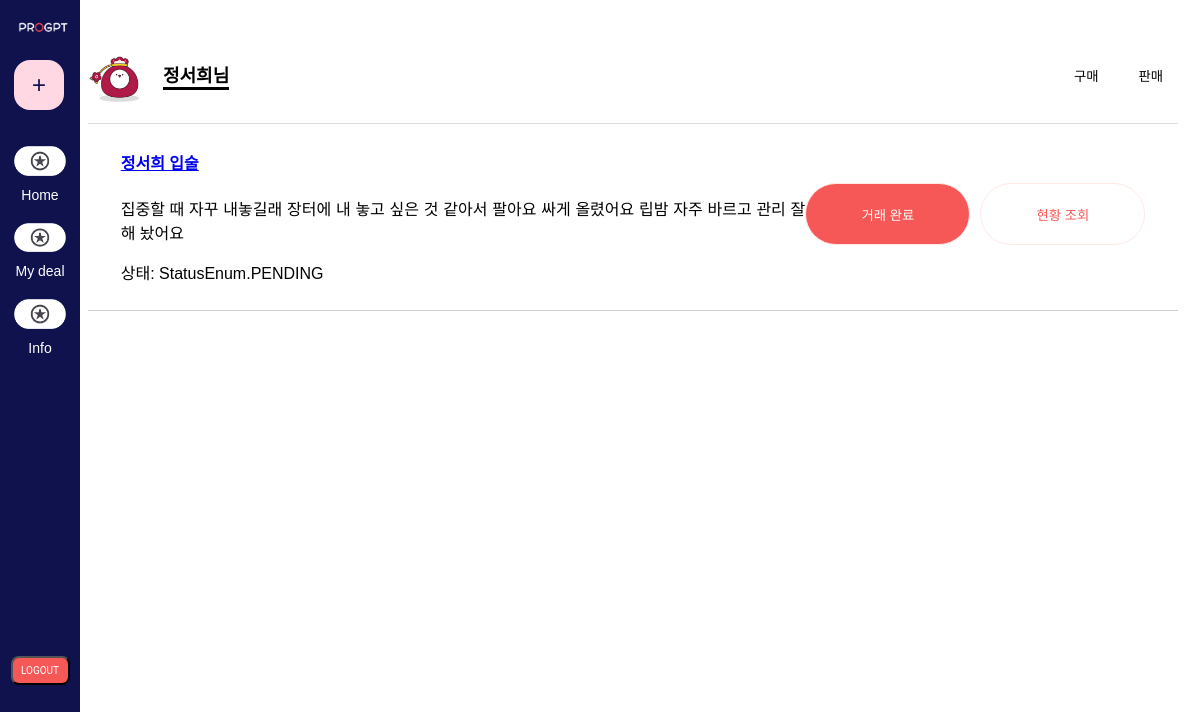
Page /mydeal_views/mydealsell (signed in) on the earlier database version.
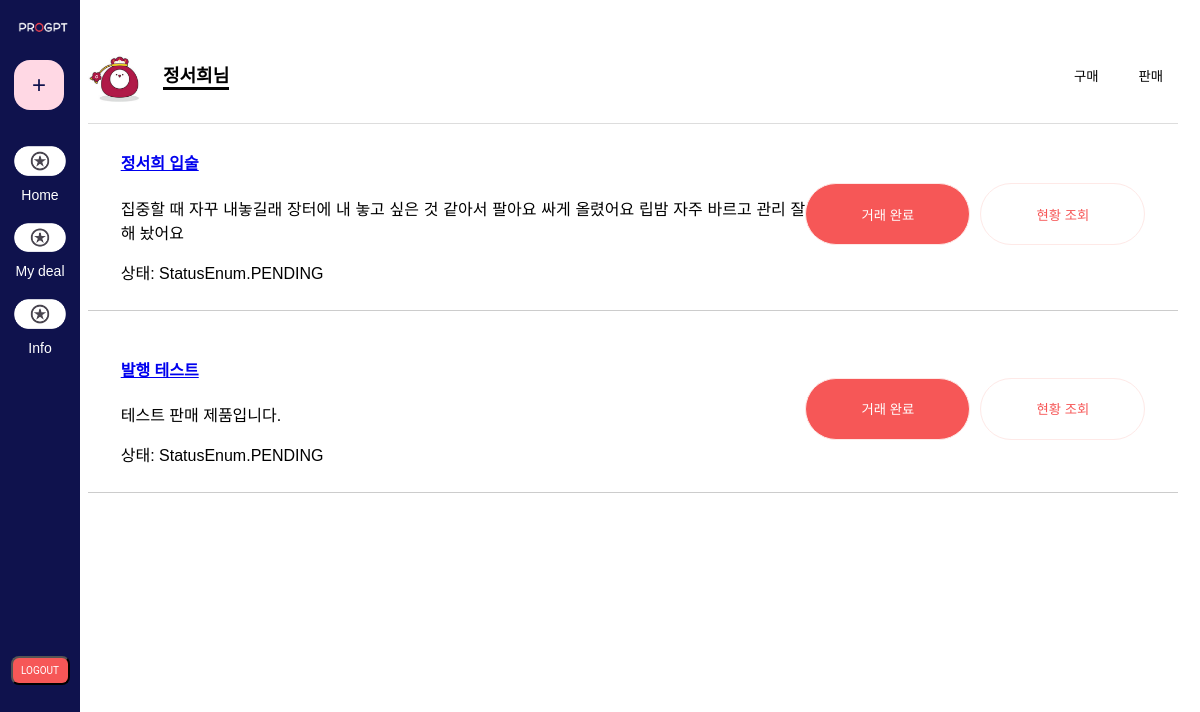
Same page on the later database version.
### app/models.py (models this page shows)
class Sell(db.Model):
    __tablename__ = 'sell'
    id = db.Column(db.Integer, primary_key=True)
    item_name = db.Column(db.String(200), nullable=False)
    description = db.Column(db.Text, nullable=False)
    status = db.Column(db.Enum(StatusEnum), nullable=False, default=StatusEnum.PENDING)  # 상태를 Enum으로 정의
    created_at = db.Column(db.DateTime, default=datetime.utcnow)
    user_id = db.Column(db.Integer, db.ForeignKey('user.id'), nullable=False)
    post_id = db.Column(db.Integer, db.ForeignKey('posts.id'), nullable=False)

### app/views/mydeal_views.py (the view)
@bp.route('/mydealsell')
def mydealsell():
    user_id = session.get('user_id')
    if not user_id:
        flash("로그인 후 이용해 주세요.")
        return redirect(url_for('auth_views.login'))
    sale_list = Sell.query.filter_by(user_id=user_id).all()
    for sale in sale_list:
        if sale.status not in ['PENDING', 'PAYMENT_COMPLETED', 'SIZE_SELECTED', 'LOCKER_ASSIGNED', 'TRANSACTION_COMPLETED']:
            sale.status = 'PENDING'
    db.session.commit()
    return render_template('front/mydealsell.html', sales=sale_list)

### app/views/auth_views.py (called while the page is built)
@bp.before_app_request
def load_logged_in_user():
    user_id = session.get('user_id')
    if user_id is None:
        g.user = None
    else:
        g.user = User.query.get(user_id)

### app/templates/front/mydealsell.html (shortened to what this page needs)
<!DOCTYPE html>
<html lang="ko">
<head>
    <link rel="stylesheet" href="{{ url_for('static', filename='mydeal.css') }}">
    <link rel="stylesheet" href="{{ url_for('static', filename='bar.css') }}">
</head>
<body>
    <div class="sidebar">
        <div class="logo">
            <img src="{{ url_for('static', filename='logo.png') }}" alt="Logo">
            <button class="plus-button" onclick="location.href='{{ url_for('write_views.write') }}'">+</button>
        </div>
        <ul class="menu">
            <li><a href="#"><span class="icon" onclick="location.href='/home'"><img src="../../static/logologo.png" style="width:52px"></span> Home</a></li>
            <li><a href="#"><span class="icon" onclick="location.href='/mydeal_views/mydealbuy'"><img src="../../static/logologo.png" style="width:52px"></span> My deal</a></li>
            <li><a href="#"><span class="icon" onclick="location.href='/information'"><img src="../../static/logologo.png" style="width:52px"></span> Info</a></li>
            <form action="{{ url_for('auth.logout') }}" method="post" style="display:inline;">
                <button type="submit" class="logout">LOGOUT</button>
            </form>
        </ul>
    </div>
    <div class="content">
        <div class="user-info">
            <div style="display: flex; gap:15px; align-items: flex-end;">
                <img src="../../static/profilepic.png" alt="User Icon" class="user-icon">
                <p class="user-name">{{session['user_name']}}님</p>
            </div>
            <div class="purchase-sale">
                <button class="purchase-btn" onclick="location.href='/mydeal_views/mydealbuy'">구매</button>
                <button class="sale-btn" onclick="location.href='/mydeal_views/mydealsell'">판매</button>
            </div>
        </div>
        <div class="purchase-list">
            {% for sale in sales %}
            <div class="product-section">
                <div class="aboutabout">
                    <h4><a href="{{ url_for('detail.detail', post_id=sale.id) }}">{{ sale.item_name }}</a></h4>
                    <p>{{ sale.description }}</p>
                    <p>상태: {{ sale.status }}</p>
                </div>
                <div style="display: flex; gap: 10px;">
                   <button id="actionButton-{{ sale.id }}"
                        class="status-btn {% if sale.status in ['TRANSACTION_COMPLETED', 'PAYMENT_COMPLETED', 'SIZE_SELECTED', 'LOCKER_ASSIGNED'] %}disabled-btn{% endif %}"
                        onclick="updateStatus('{{ sale.id }}', '{{ sale.status }}')"
                        {% if sale.status in ['TRANSACTION_COMPLETED', 'PAYMENT_COMPLETED', 'SIZE_SELECTED', 'LOCKER_ASSIGNED'] %}disabled{% endif %}>
                        {% if sale.status == 'PENDING' %}입금 완료
                        {% elif sale.status == 'PAYMENT_COMPLETED' %}사물함 크기 선택 완료
                        {% elif sale.status == 'SIZE_SELECTED' %}사물함 배치 완료
                        {% elif sale.status == 'LOCKER_ASSIGNED' %}수령 완료
                        {% else %}거래 완료{% endif %}
                    </button>
                    <button class="status-btn2" onclick="toggleProgressBar('{{ sale.id }}')">현황 조회</button>
                </div>
            </div>
            {% endfor %}
        </div>
    </div>
</body>
</html>

Differences in the rows shown:
added Sell: item_name "발행 테스트", description "테스트 판매 제품입니다.", status "StatusEnum.PENDING", shows "거래 완료"
